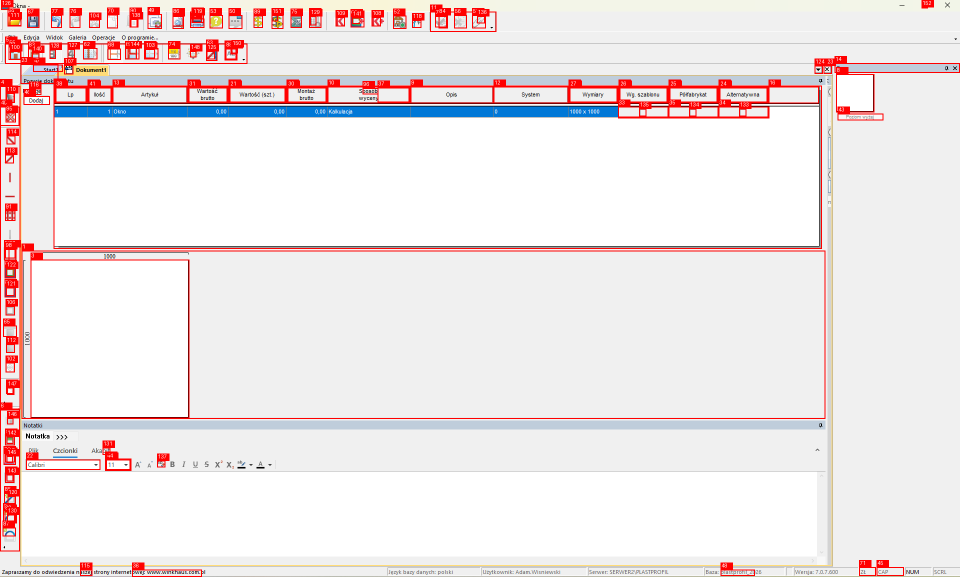
#> input picture research/gui_lab/candidate_atlas.png, 1919 x 1153 px (shown at 1/2 size)
$ python -i panel_detector.py   (imports and definitions only)
#> lines starting #> are read from the running program, lines starting #| are printed output that depends on the picture; after the words box and inside, x2 and y2 are one past the last pixel; in counts of white or black regions, pixels touching at a corner belong together
#> further down, picture is the input picture: shape (1153, 1919, 3); mean B, G, R 231.3, 230.7, 239.8
from dataclasses import dataclass

import cv2


@dataclass(slots=True)
class Panel:

    x: int
    y: int
    width: int
    height: int


def detect_panels(image) -> list[Panel]:

    gray = cv2.cvtColor(
        image,
        cv2.COLOR_BGR2GRAY,
    )
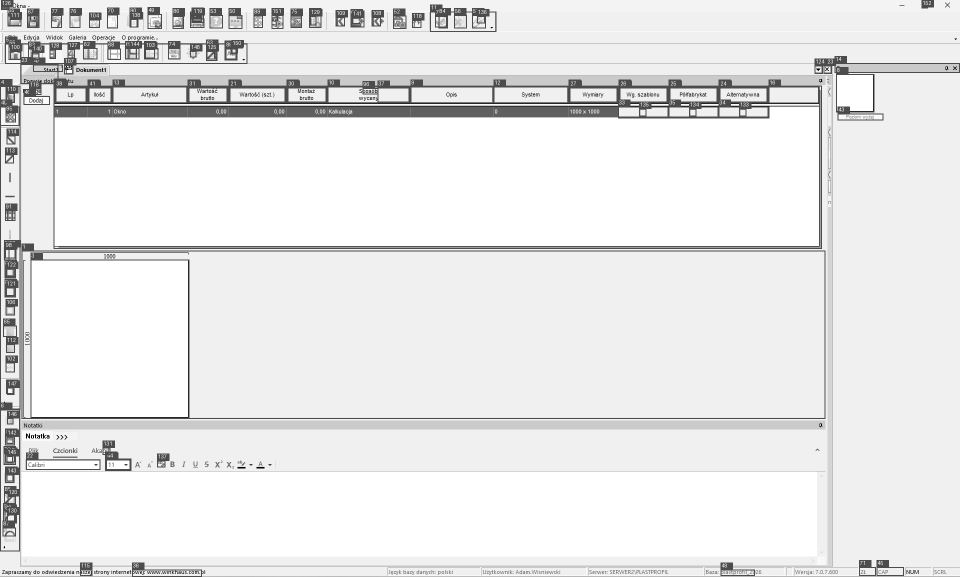
#> gray: shape (1153, 1919) (shown at 1/2 size); min 0, max 255, mean 233.5

    binary = cv2.adaptiveThreshold(
        gray,
        255,
        cv2.ADAPTIVE_THRESH_GAUSSIAN_C,
        cv2.THRESH_BINARY_INV,
        31,
        8,
    )
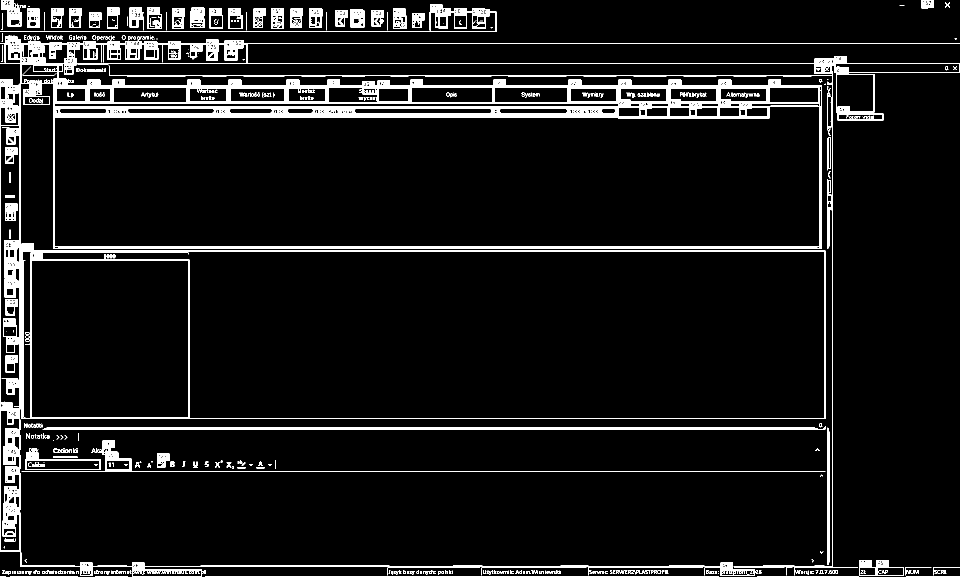
#> binary: shape (1153, 1919) (shown at 1/2 size); 7% white; 675 white regions (404 under 20 px), largest, box (x1, y1, x2, y2) and area: (0, 71, 1919, 1153) 87928, (43, 487, 1651, 838) 11561, (85, 852, 1651, 859) 6208

    horizontal_kernel = cv2.getStructuringElement(
        cv2.MORPH_RECT,
        (80, 1),
    )

    horizontal = cv2.morphologyEx(
        binary,
        cv2.MORPH_OPEN,
        horizontal_kernel,
    )
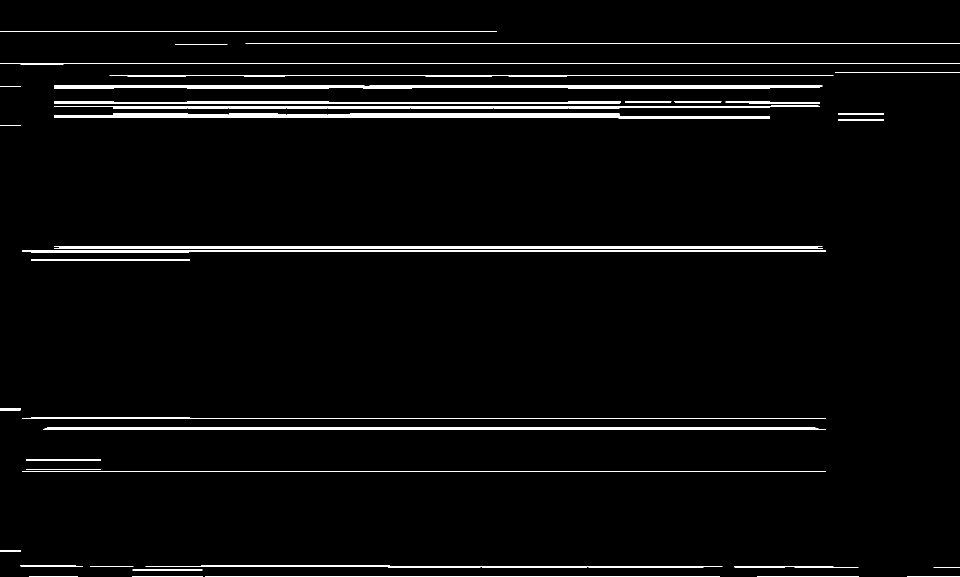
#> horizontal: shape (1153, 1919) (shown at 1/2 size); 3.2% white; 50 white regions, largest, box (x1, y1, x2, y2) and area: (108, 226, 1540, 237) 9948, (108, 492, 1645, 498) 9166, (108, 171, 1645, 177) 7744

    vertical_kernel = cv2.getStructuringElement(
        cv2.MORPH_RECT,
        (1, 80),
    )

    vertical = cv2.morphologyEx(
        binary,
        cv2.MORPH_OPEN,
        vertical_kernel,
    )
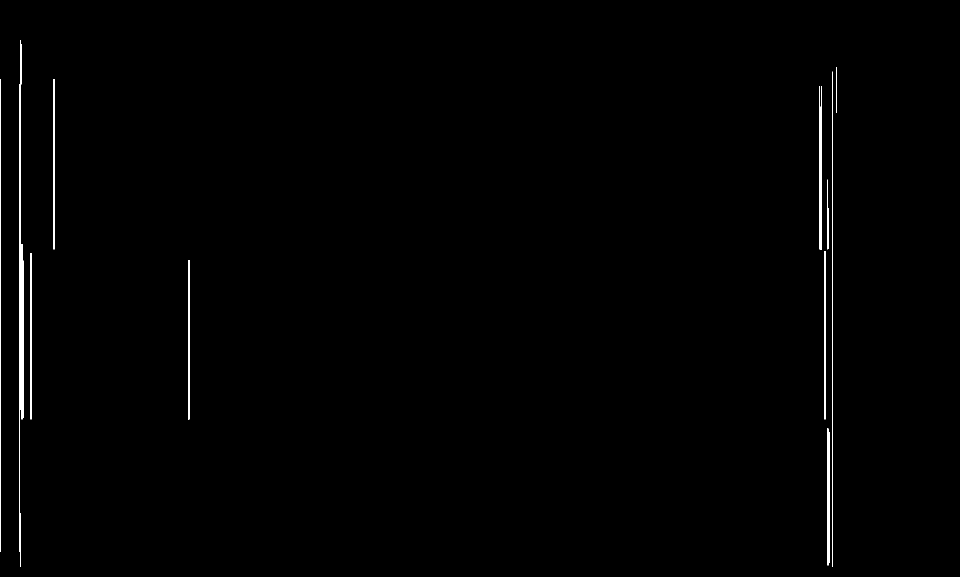
#> vertical: shape (1153, 1919) (shown at 1/2 size); 0.56% white; 13 white regions, largest, box (x1, y1, x2, y2) and area: (38, 80, 43, 1134) 2193, (0, 159, 2, 1104) 1890, (1638, 172, 1644, 499) 1832

    layout = cv2.bitwise_or(
        horizontal,
        vertical,
    )
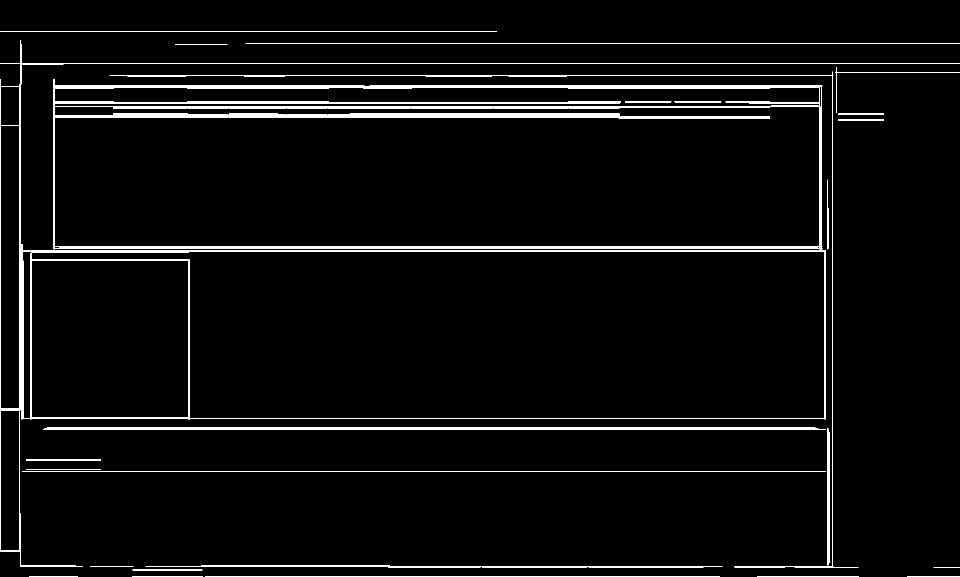
#> layout: shape (1153, 1919) (shown at 1/2 size); 3.7% white; 37 white regions, largest, box (x1, y1, x2, y2) and area: (107, 158, 1645, 499) 40983, (43, 488, 1652, 839) 11301, (0, 80, 1919, 1134) 7537

    kernel = cv2.getStructuringElement(
        cv2.MORPH_RECT,
        (5, 5),
    )

    layout = cv2.dilate(
        layout,
        kernel,
        iterations=2,
    )
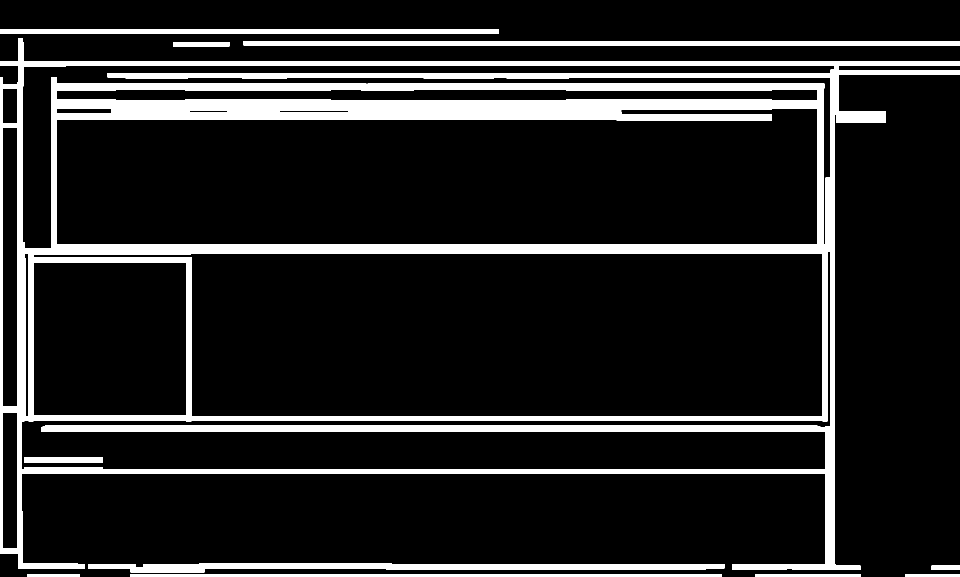
#> layout: shape (1153, 1919) (shown at 1/2 size); 13.5% white; 12 white regions

    contours, _ = cv2.findContours(
        layout,
        cv2.RETR_TREE,
        cv2.CHAIN_APPROX_SIMPLE,
    )
#> contours = 22 contours; largest, box (x1, y1, x2, y2) and area: (0, 76, 1919, 1140) 1393650, (66, 506, 1646, 833) 413622, (112, 216, 1635, 489) 389212, (43, 501, 1662, 939) 140574, (66, 524, 373, 831) 93634

    panels = []

    for contour in contours:

        x, y, w, h = cv2.boundingRect(
            contour,
        )

        area = w * h

        if area < 15000:
            continue

        if area > image.shape[0] * image.shape[1] * 0.95:
            continue

        panels.append(
            Panel(
                x=x,
                y=y,
                width=w,
                height=h,
            )
        )
#> this loop made 22 passes
#> (x, y, w, h, area) on passes 6, 10, 11, 12, 13, 14, 15, 16, 17, 18, 19, 20: (176, 1126, 1273, 19, 24187), (0, 76, 1919, 1064, 2041816), (5, 824, 30, 274, 8220), (66, 524, 307, 307, 94249), (66, 506, 1580, 327, 516660), (48, 506, 10, 327, 3270), (43, 501, 1619, 438, 709122), (48, 914, 158, 11, 1738), (5, 255, 31, 559, 17329), (112, 216, 1523, 273, 415779), (112, 178, 1523, 24, 36552), (5, 177, 31, 70, 2170)
#> (contour, x, y, w, h, area) on passes 1, 2, 3, 4, 5, 7: ([[1810, 1148], [1810, 1152], [1918, 1152], [1918, 1148]], 1810, 1148, 109, 5, 545), ([[1511, 1148], [1511, 1152], [1721, 1152], [1721, 1148]], 1511, 1148, 211, 5, 1055), ([[261, 1148], [261, 1152], [1442, 1152], [1442, 1148]], 261, 1148, 1182, 5, 5910), ([[54, 1148], [54, 1152], [159, 1152], [159, 1148]], 54, 1148, 106, 5, 530), ([[1863, 1131], [1863, 1139], [1918, 1139], [1918, 1131]], 1863, 1131, 56, 9, 504), ([[1672, 235], [1672, 244], [1771, 244], [1771, 235]], 1672, 235, 100, 10, 1000)
#> after the loop, panels = 9 items

    panels.sort(
        key=lambda p: (p.y, p.x)
    )

    return panels

>>> import cv2
>>> picture = cv2.imread('../candidate_atlas.png')
>>> result = detect_panels(picture)
#> result = 9 items

$ run again, on research/gui_lab/dodaj_exact.png
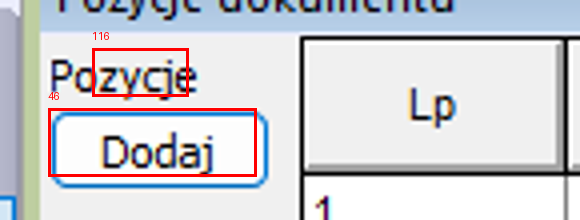
#> input picture research/gui_lab/dodaj_exact.png, 580 x 220 px
#> picture is the input picture: shape (220, 580, 3); mean B, G, R 213.9, 209.3, 208.8
#> in detect_panels, `binary = cv2.adaptiveThreshold( gray, 255, cv2.ADAPTIVE_THRESH_GAUSSIA..`:
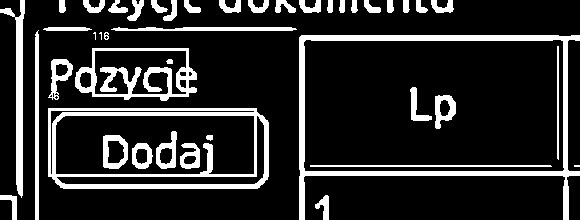
#> binary: shape (220, 580); 16.2% white; 43 white regions (3 under 20 px), largest, box (x1, y1, x2, y2) and area: (299, 35, 580, 220) 4969, (48, 108, 269, 189) 4295, (75, 48, 197, 101) 2296
#> horizontal: shape (220, 580); 6.1% white; 10 white regions, largest, box (x1, y1, x2, y2) and area: (300, 35, 580, 41) 1619, (301, 171, 580, 176) 1395, (58, 184, 264, 189) 1003
#> vertical: shape (220, 580); 3.2% white; 5 white regions, box (x1, y1, x2, y2) and area: (16, 0, 23, 199) 1275, (299, 36, 305, 220) 1027, (563, 37, 568, 220) 780, (35, 32, 39, 220) 742, (557, 47, 559, 161) 227
#> in detect_panels, `layout = cv2.dilate( layout, kernel, iterations=2, )`:
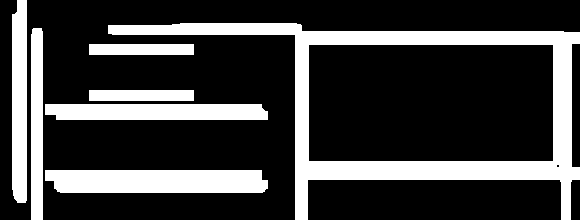
#> layout: shape (220, 580); 25.2% white; 7 white regions
#> contours = 9 contours, 1 with area under 20; largest, box (x1, y1, x2, y2) and area: (108, 23, 580, 220) 43834, (308, 44, 554, 162) 28663, (45, 170, 268, 193) 4693, (45, 104, 268, 120) 3242, (12, 0, 27, 203) 2734, (31, 28, 43, 220) 2092, (89, 90, 194, 101) 1040, (89, 44, 194, 55) 1040
#> the loop in detect_panels, `for contour in contours: ` made 9 passes
#> (x, y, w, h, area) on passes 1, 2, 5, 6, 8, 9: (45, 170, 223, 23, 5129), (45, 104, 223, 16, 3568), (31, 28, 12, 192, 2304), (108, 23, 472, 197, 92984), (308, 44, 246, 118, 29028), (12, 0, 15, 203, 3045)
#> after the loop in detect_panels, `for contour in contours:`: panels = 2 items

$ run again, on research/gui_lab/interactive_atlas.png
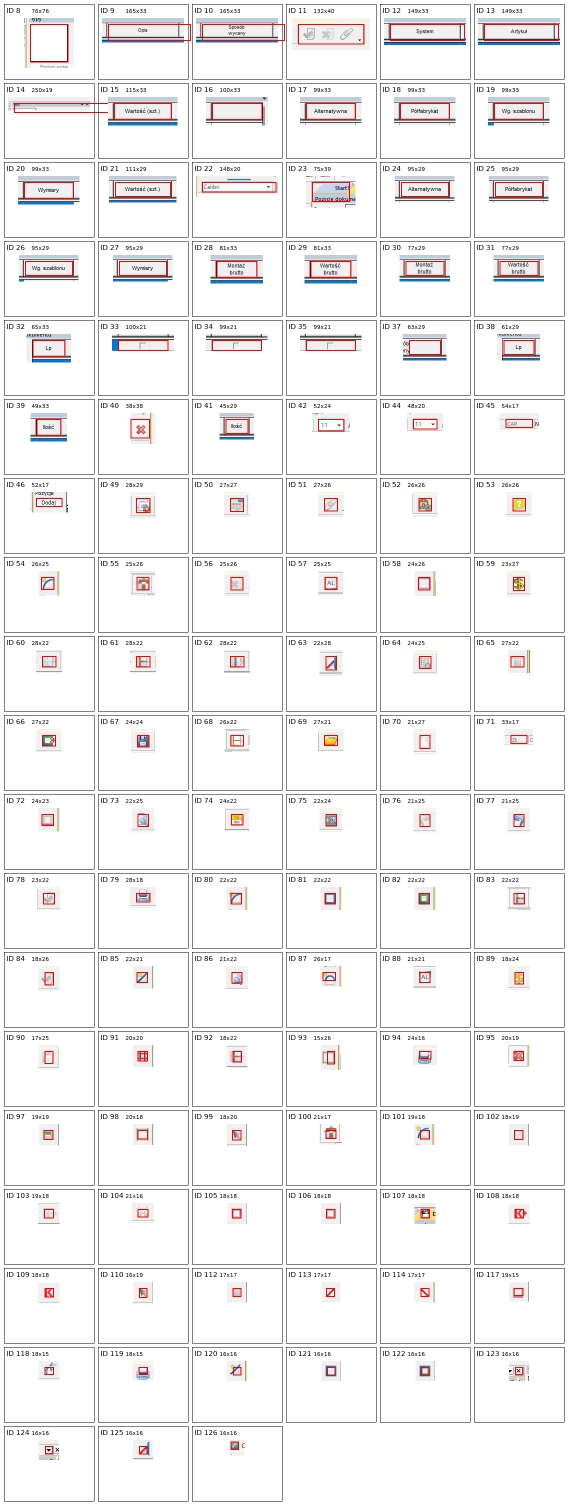
#> input picture research/gui_lab/interactive_atlas.png, 1136 x 3010 px (shown at 1/2 size)
#> picture is the input picture: shape (3010, 1136, 3); mean B, G, R 242, 241.8, 243.7
#> in detect_panels, `binary = cv2.adaptiveThreshold( gray, 255, cv2.ADAPTIVE_THRESH_GAUSSIA..`:
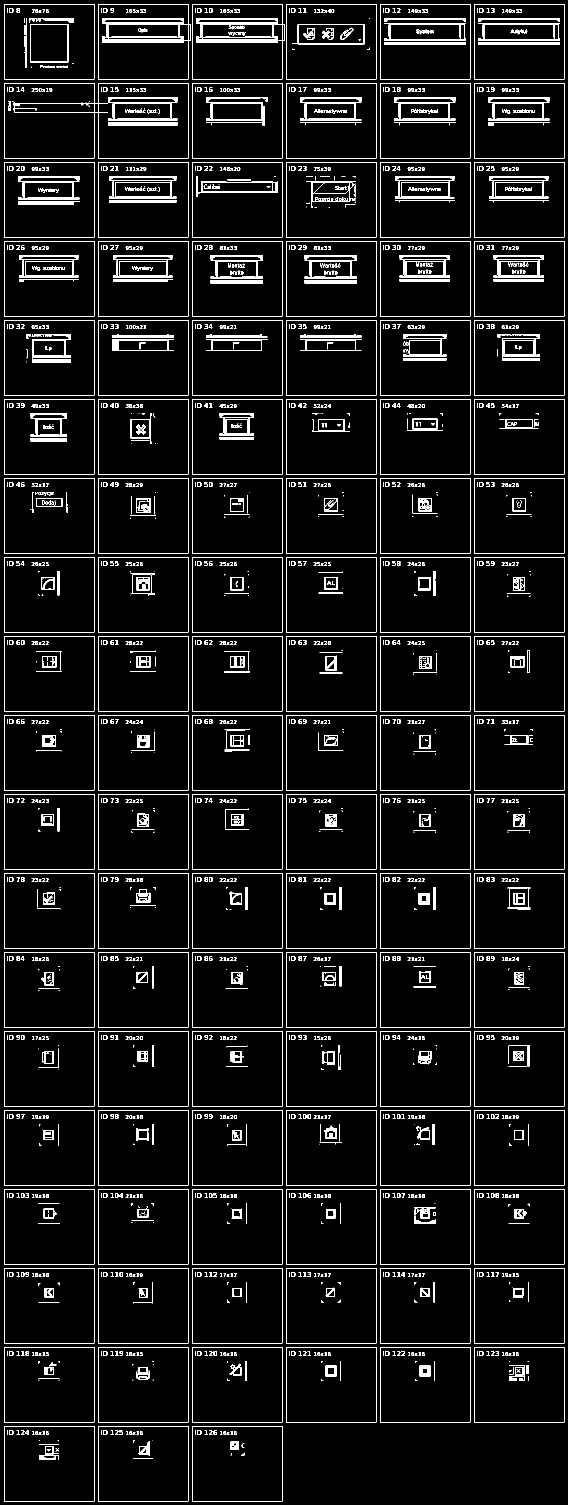
#> binary: shape (3010, 1136) (shown at 1/2 size); 5.9% white in thin lines or dots
#> horizontal: shape (3010, 1136); 2.4% white; 332 white regions, largest, box (x1, y1, x2, y2) and area: (205, 79, 383, 85) 1012, (393, 79, 571, 85) 1012, (769, 84, 933, 90) 984
#> vertical: shape (3010, 1136); 0.98% white in thin lines or dots
#> in detect_panels, `layout = cv2.dilate( layout, kernel, iterations=2, )`:
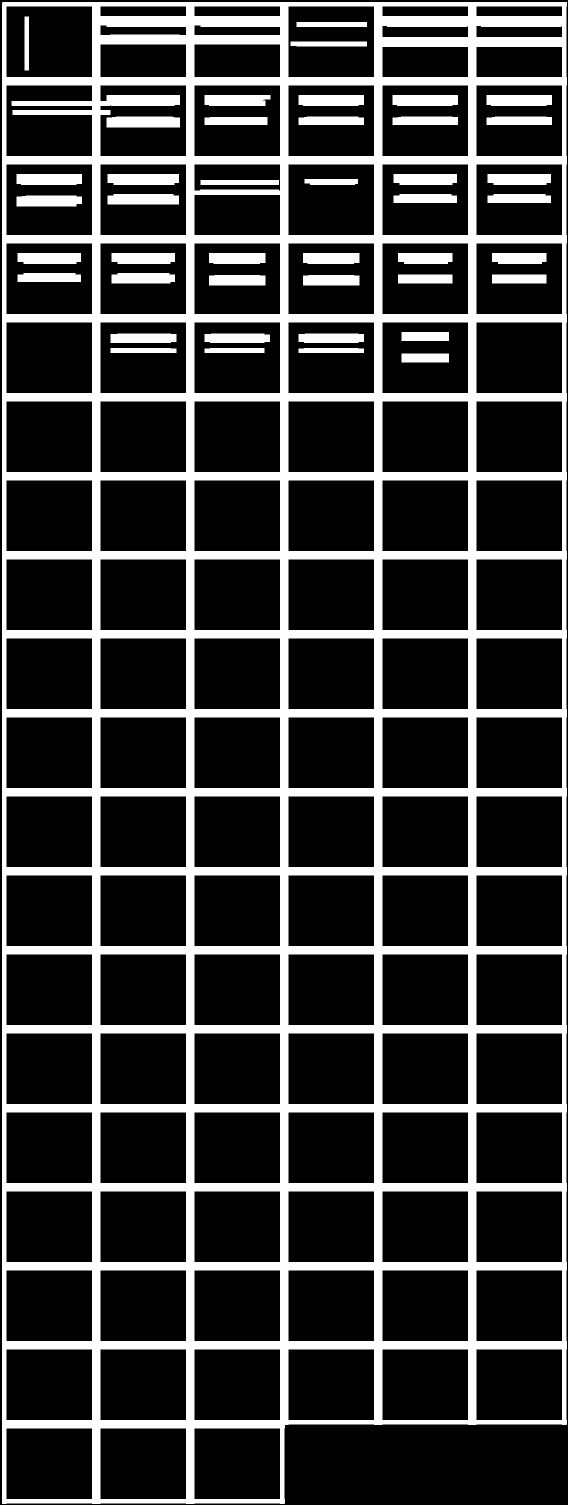
#> layout: shape (3010, 1136) (shown at 1/2 size); 22.1% white; 43 white regions
#> contours = 163 contours; largest, box (x1, y1, x2, y2) and area: (4, 4, 1134, 3008) 3297569, (388, 2856, 561, 2999) 24422, (200, 2856, 373, 2999) 24422, (12, 2856, 185, 2999) 24422, (952, 2698, 1125, 2841) 24422
#> the loop in detect_panels, `for contour in contours: ` made 163 passes
#> (x, y, w, h, area) on passes 1 to 3: (4, 4, 1130, 3004, 3394520), (388, 2856, 173, 143, 24739), (200, 2856, 173, 143, 24739)
#> after the loop in detect_panels, `for contour in contours:`: panels = 106 items
